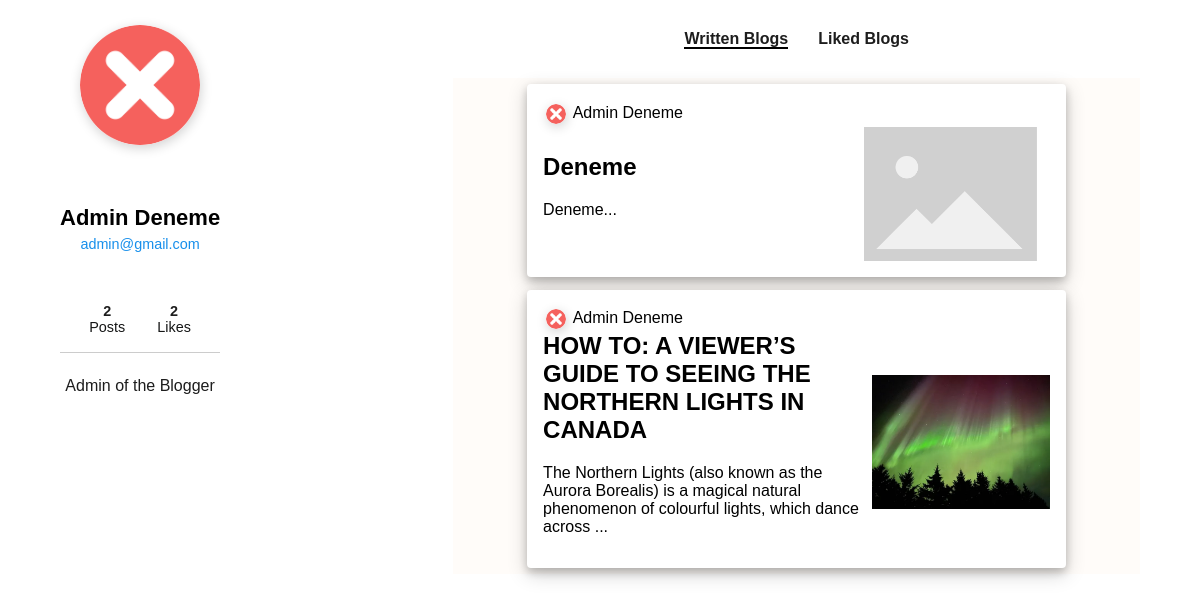
/profile/admin, run on the app's committed database.
### user/models.py (models this page shows, shortened)
class Profile(models.Model):
    user = models.OneToOneField(settings.AUTH_USER_MODEL,
                                on_delete=models.CASCADE)
    about_me = models.CharField(max_length=256,default='Hi, I am using Blogger.')
    date_of_birth = models.DateField(blank=True, null=True)
    photo = models.ImageField(upload_to='users/%Y/%m/%d/',
                              blank=True)

### blog/models.py (models this page shows, shortened)
class Post(models.Model):
    class Status(models.TextChoices):
        DRAFT = 'DF', 'Draft'
        PUBLISHED = 'PB', 'Published'
    title = models.CharField(max_length=250)
    photo = models.ImageField(upload_to='blog_photos/%Y/%m/%d/',
                              blank=True)
    slug = models.SlugField(max_length=250,null=True,unique=True)
    author = models.ForeignKey(User,
                               on_delete=models.CASCADE,
                               blank=False
                               )
    body = models.TextField()
    publish = models.DateTimeField(default=timezone.now)
    created = models.DateTimeField(auto_now_add=True)
    updated = models.DateTimeField(auto_now=True)
    status = models.CharField(
        max_length=2, choices=Status.choices, default=Status.DRAFT)
    likes = models.ManyToManyField(User, blank=True, related_name="blog_posts")
    class Meta:
        ordering = ['-publish']
        indexes = [
            models.Index(fields=['-publish']),
        ]
    def get_absolute_url(self):
        return reverse("post_detail", kwargs={"slug": self.slug})

### user/views.py (the view)
# urls.py: path('profile/<str:username>', views.profile_username, name='profile-username'),
def profile_username(request,username):
    user = User.objects.get(username=username)
    likedPosts = Post.objects.filter(likes=user.id)
    writtenPosts = Post.objects.filter(author = user).order_by('-created')
    template = loader.get_template('profile.html')
    context = {
        'user': user,
        'likedPosts': likedPosts,
        'writtenPosts':writtenPosts,
        'edit': bool(False)
    }
    return HttpResponse(template.render(context, request))

### user/templates/profile.html (shortened to what this page needs)
{% load static %}
<!DOCTYPE html>
<html>
<head>
  <link rel="stylesheet" href="{% static 'app.css' %}" />
  <link rel="stylesheet" href="{% static 'color.css' %}" />
  <link rel="stylesheet" href="{% static 'blog_box.css' %}" />
</head>
<body>
  <div class="header__wrapper">
    <div class="cols__container">
      <div class="left__col">
        <div class="img__container">
          {% if user.profile.photo %}
            <img src="{{ user.profile.photo.url }}" alt="Profile" />
          {% else %}
            <img src="{% static 'avatar.jpg' %}" alt="Profile" />
          {% endif %}
        </div>
        <h2>{{ user.first_name }} {{ user.last_name }}</h2>
        <p>{{ user.email }}</p>
        <ul class="about">
          <li><span>{{ writtenPosts|length }}</span>Posts</li>
          <li><span>{{ likedPosts|length }}</span>Likes</li>
        </ul>
        <div class="content">
          <p>
            {{ user.profile.about_me }}
          </p>
        </div>
      </div>
      <div class="right__col">
        <nav>
          <ul>
            <li><span id="written-text" onclick="showWritten()">Written Blogs</span></li>
            <li><span id="liked-text" onclick="showliked()">Liked Blogs</span></li>
          </ul>
        </nav>
        <div id="written-posts" class="post-container">
          {% for x in writtenPosts %}
          {% include 'blog_box.html' with post=x %}
          {% endfor %}
        </div>
      </div>
    </div>
  </div>
</body>
</html>
</body>
</html>

### blog/templates/blog_box.html
{% load static %}
<div class="blog-box">
  <div class="blog-box-h">
    <a href="{% url 'profile-username' username=post.author.username %}">
    {% if post.author.profile.photo %}
      <img src="{{post.author.profile.photo.url }}" alt="Blog Photo" />
    {% else %}
      <img src="{% static 'avatar.jpg' %}" alt="Blog Photo" />
    {% endif %}
    </a>
    <span>{{ post.author.first_name}} {{ post.author.last_name }}</span>
  </div>
  <a href="{{ post.get_absolute_url }}">
  <div class="blog-box-b">
    <div>
      <h2>{{ post.title }}</h2>
      <p>{{ post.body|slice:":128" }}...</p>
    </div>
    {% if post.photo %}
      <img src="{{post.photo.url}}" alt="Blog Photo" />
    {% else %}
      <img src="{% static 'placeholder.png' %}" alt="Blog Photo" />
    {% endif %}
  </div>
</a>
</div>

### user/static/app.css (style rules this page uses)
body { width: 100%; margin: 0; padding: 0; box-sizing: border-box; min-height: 100vh; font-family: "Franklin Gothic Medium", "Arial Narrow", Arial, sans-serif; background-color: var(----bg-primary); }
ul { list-style-type: none; margin: 0; padding: 0; display: flex; align-items: center; }
a { text-decoration: none; }
.header__wrapper .cols__container .left__col { position: sticky; padding: 25px 20px; text-align: center; max-width: 350px; margin: 0 auto; }
.header__wrapper .cols__container .left__col .img__container img { width: 120px; height: 120px; object-fit: cover; border-radius: 50%; display: block; box-shadow: 1px 3px 12px rgba(0, 0, 0, 0.18); margin: 0 auto; }
.header__wrapper .cols__container .left__col h2 { margin-top: 60px; font-weight: 600; font-size: 22px; margin-bottom: 5px; }
.header__wrapper .cols__container .left__col p { font-size: 0.9rem; color: #178feb; margin: 0; }
.header__wrapper .cols__container .left__col .about { justify-content: center; position: relative; margin: 35px 0; }
.header__wrapper .cols__container .left__col .about li { display: flex; flex-direction: column; color: #151616; padding: 1rem; padding-bottom: 0.1rem; font-size: 0.9rem; }
.header__wrapper .cols__container .left__col .about li span { color: #1d1d1d; font-weight: 600; }
.header__wrapper .cols__container .left__col .about:after { position: absolute; content: ""; bottom: -16px; display: block; background: #cccccc; height: 1px; width: 100%; }
.header__wrapper .cols__container .content p { font-size: 1rem; color: #1d1d1d; line-height: 1.8em; }
.header__wrapper .cols__container .right__col nav { display: flex; align-items: center; padding: 30px 0; justify-content: center; flex-direction: column; }
.header__wrapper .cols__container .right__col nav ul { display: flex; gap: 20px; flex-direction: column; }
.header__wrapper .cols__container .right__col nav ul li span { color: #1d1d1d; font-weight: 600; cursor: pointer; }
.header__wrapper .cols__container .right__col nav ul li:nth-child(1) span { color: #1d1d1d; font-weight: 600; cursor: pointer; }
@media (min-width: 868px) { .header__wrapper .cols__container { max-width: 1200px; margin: 0 auto; width: 90%; justify-content: space-between; display: grid; grid-template-columns: 1fr 2fr; gap: 50px; } }
@media (min-width: 868px) { .header__wrapper .cols__container .left__col { padding: 25px 0px; } }
@media (min-width: 868px) { .header__wrapper .cols__container .right__col nav ul { flex-direction: row; gap: 30px; } }
@media (min-width: 1017px) { .header__wrapper .cols__container .left__col { margin: 0; margin-right: auto; } }
@media (min-width: 1017px) { .header__wrapper .cols__container .right__col nav { flex-direction: row; } }
.post-container { background-color: var(--bg-primary); display: flex; flex-direction: column; justify-items: flex-start; align-items: center; gap: 0.8rem; padding: 0.4rem; }

### blog/static/color.css (style rules this page uses)
*:root { --sunglow: #ffd166; --pink: #ef476f; --emerald: #06d6a0; --bg-primary: #fffcf9; }

### blog/static/blog_box.css (style rules this page uses)
.blog-box { box-sizing: border-box; width: 80%; height: 30%; background-color: white; padding: 1rem; border-radius: 4px; box-shadow: 0 4px 8px 0 rgba(0, 0, 0, 0.2), 0 6px 20px 0 rgba(0, 0, 0, 0.19); }
a { text-decoration: none; color: black; }
.blog-box h2 { font-weight: 700; margin-top: 0; }
.blog-box-h { background-color: white; display: flex; gap: 0.4rem; padding: 0.2rem; }
.blog-box-h img { width: 20px; height: 20px; object-fit: cover; border-radius: 50%; display: block; box-shadow: 1px 3px 12px rgba(0, 0, 0, 0.18); }
.blog-box-b { display: flex; justify-content: space-between; align-items: center; gap: 0.2rem; overflow: hidden; }
.blog-box-b img { width: 200px; height: 134px; object-fit: contain; }

### data on the page
Post: author.profile.photo (picture), author.first_name "Admin", author.last_name "Deneme", title "Deneme", body "Deneme"
Post: author.profile.photo (picture), author.first_name "Admin", author.last_name "Deneme", title "HOW TO: A VIEWER’S GUIDE TO SEEING THE NORTHERN LIGHTS IN CANADA", body "The Northern Lights (also known as the Aurora Borealis) is a magical natural phenomenon of colourful lights, which dance across", photo (picture)

### other printed values
{{ user.first_name }} "Admin"
{{ user.last_name }} "Deneme"
{{ user.email }} "admin@gmail.com"
{{ writtenPosts|length }} "2"
{{ likedPosts|length }} "2"
{{ user.profile.about_me }} "Admin of the Blogger"
